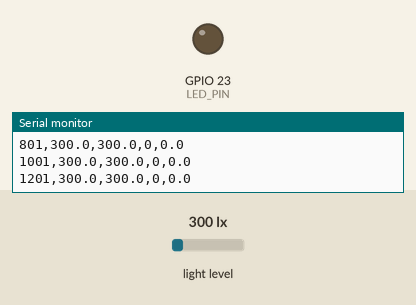
Simulated run of this program. Board: ESP32. On the bench: output pins drawn as LEDs (lit = HIGH), the last lines printed to the serial monitor. The test bench sets the inputs (shaded band); at power-on: light level 300 lx.

Above: at 1.3 s.
1.4 s: light level set to 281 lx
At 1.5 s:
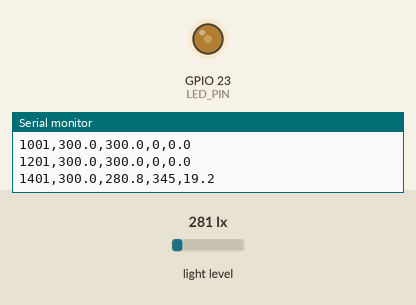
4.4 s: light level set to 40 lx
At 4.8 s:
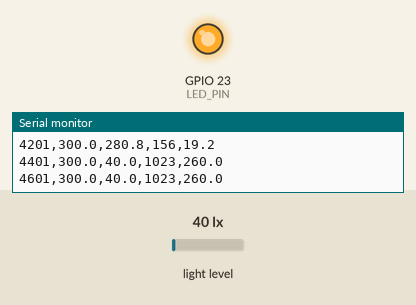
Timing chart, 0 to 7.4 s (numbered marks = the images above; inputs shaded):
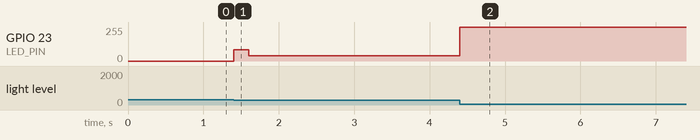

Measured:
- the behaviour switches between 300 and 299 lx on light level (found by bisection; images 0 and 1)
- after the input at 1.4 s, GPIO 23 (LED_PIN): 0/255 → 86/255 at once, → 38/255 0.20 s later, → 39/255 1.4 s later

The program:

main.cpp
```cpp
/**
 * Light Intensity PID Control - Single File Version
 * Tugas: Sistem Kendali Diskrit
 * MCU: ESP32 | Sensor: BH1750 | Actuator: LED PWM
 * Output Serial: timestamp,setpoint,lux,pwm,error
 */

#include <Arduino.h>
#include <Wire.h>
#include <BH1750.h>

// ========== CONFIG ==========
#define LED_PIN       23      // PWM pin ke MOSFET/LED
#define SDA_PIN       21
#define SCL_PIN       22
#define SAMPLING_MS   200     // Sampling time PID (ms)
#define PWM_RES       10      // 10-bit = 0-1023
#define PWM_FREQ      5000    // 5kHz PWM frequency

// PID Parameters (start conservative)
#define KP            8.0f
#define KI            0.05f
#define KD            2.0f
#define SETPOINT_LUX  300.0f  // Target kenyamanan
#define PWM_MIN       0
#define PWM_MAX       1023
#define INTEGRAL_MAX  500.0f  // Anti-windup limit

// ========== GLOBALS ==========
BH1750 lightSensor;
unsigned long lastSample = 0;
float error_prev = 0, integral = 0;
int pwm_output = 0;

// ========== PID COMPUTE (Discrete) ==========
float pid_compute(float setpoint, float measurement) {
  float error = setpoint - measurement;
  integral += error * (SAMPLING_MS / 1000.0);

  // Anti-windup
  if (integral > INTEGRAL_MAX) integral = INTEGRAL_MAX;
  if (integral < -INTEGRAL_MAX) integral = -INTEGRAL_MAX;

  float derivative = (error - error_prev) / (SAMPLING_MS / 1000.0);
  float output = KP * error + KI * integral + KD * derivative;

  // Clamp output
  if (output < PWM_MIN) output = PWM_MIN;
  if (output > PWM_MAX) output = PWM_MAX;

  error_prev = error;
  return output;
}

// ========== SETUP ==========
void setup() {
  Serial.begin(115200);
  Wire.begin(SDA_PIN, SCL_PIN);

  // LED PWM setup (ESP32 LEDC)
  ledcSetup(0, PWM_FREQ, PWM_RES);  // channel 0
  ledcAttachPin(LED_PIN, 0);
  ledcWrite(0, 0);

  // BH1750 init
  if (!lightSensor.begin(BH1750::CONTINUOUS_HIGH_RES_MODE, 0x23, &Wire)) {
    Serial.println("❌ BH1750 not detected!");
    while(1) delay(100);
  }
  lightSensor.calibrateTiming();

  delay(100);
  Serial.println("time_ms,setpoint_lux,actual_lux,pwm_duty,error"); // CSV header
}

// ========== LOOP ==========
void loop() {
  unsigned long now = millis();

  // Sampling time enforcement
  if (now - lastSample < SAMPLING_MS) return;
  lastSample = now;

  // Read sensor
  float lux = lightSensor.readLightLevel();
  if (isnan(lux) || lux < 0) lux = 0;

  // PID compute
  pwm_output = (int)pid_compute(SETPOINT_LUX, lux);
  ledcWrite(0, pwm_output);  // Apply PWM

  // Compute error for logging
  float error = SETPOINT_LUX - lux;

  // Serial output (CSV format for Python parser)
  Serial.printf("%lu,%.1f,%.1f,%d,%.1f\n",
                now, SETPOINT_LUX, lux, pwm_output, error);

  // Optional: debug to Serial Monitor (uncomment if needed)
  // Serial.printf("Lux: %.1f | PWM: %d | Err: %.1f\n", lux, pwm_output, error);
}
```
